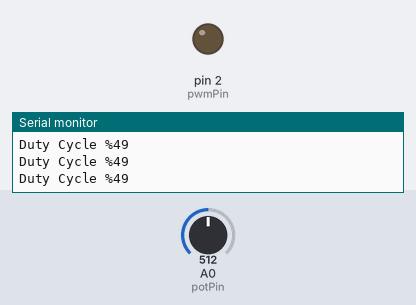
The sketch below on a simulated Arduino Uno, built with avr-gcc and run on an emulated ATmega328P. Parts: output pins drawn as LEDs (lit = HIGH), the last lines printed to the serial monitor. Inputs (shaded band) come from the test bench; at power-on: A0 (potPin) = 512.

Above: at 1.2 s.
1.3 s: A0 (potPin) set to 532
At 1.9 s:
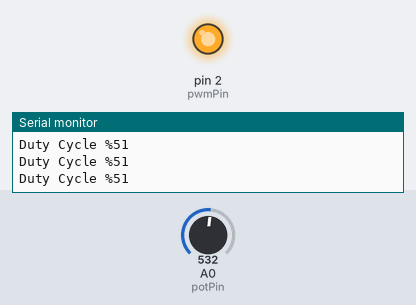
2.8 s: A0 (potPin) set to 511
At 4.1 s:
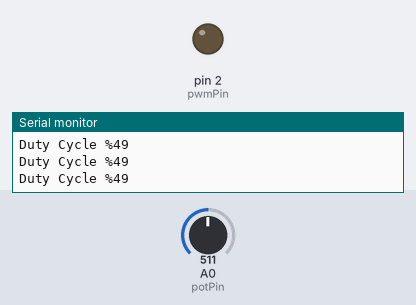
5.8 s: A0 (potPin) set to 716
At 6.2 s:
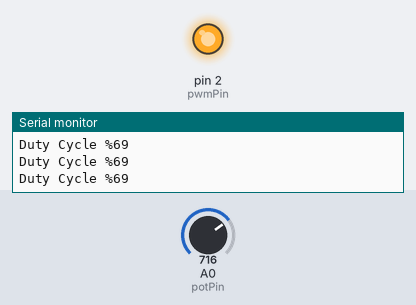
Timing chart, 0 to 8.8 s (numbered marks = the images above; inputs shaded):
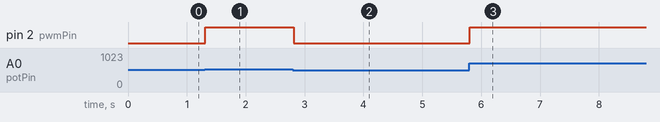

Measured:
- the behaviour switches between 513 and 514 on A0 (potPin) (found by bisection; images 0 and 1)
- after the input at 1.3 s, pin 2 (pwmPin): LOW → HIGH at once
- after the input at 2.8 s, pin 2 (pwmPin): HIGH → LOW at once
- after the input at 5.8 s, pin 2 (pwmPin): LOW → HIGH at once

The sketch:

pwm_duty_cycle.ino
```cpp
const int pwmPin = 2; // PWM sinyali üreteceğimiz bacak
const int potPin = A0; // Potansiyometre girişi
const int f = 1000; // PWM sinyali frekansı (Hz)

void setup() {
  pinMode(pwmPin, OUTPUT);
  pinMode(potPin, INPUT);
  Serial.begin(9600);
}

void loop() {
  int potValue = analogRead(potPin); // 0-1023 arası değer
  int dutyCycle = map(potValue, 0, 1023, 0, 255); // PWM için 0-255 arası
  analogWrite(pwmPin, dutyCycle); // PWM sinyali oluştur
  Serial.print("Duty Cycle %");
  Serial.println(map(dutyCycle, 0, 255, 0, 100));
  delay(1000/f);
}
```
